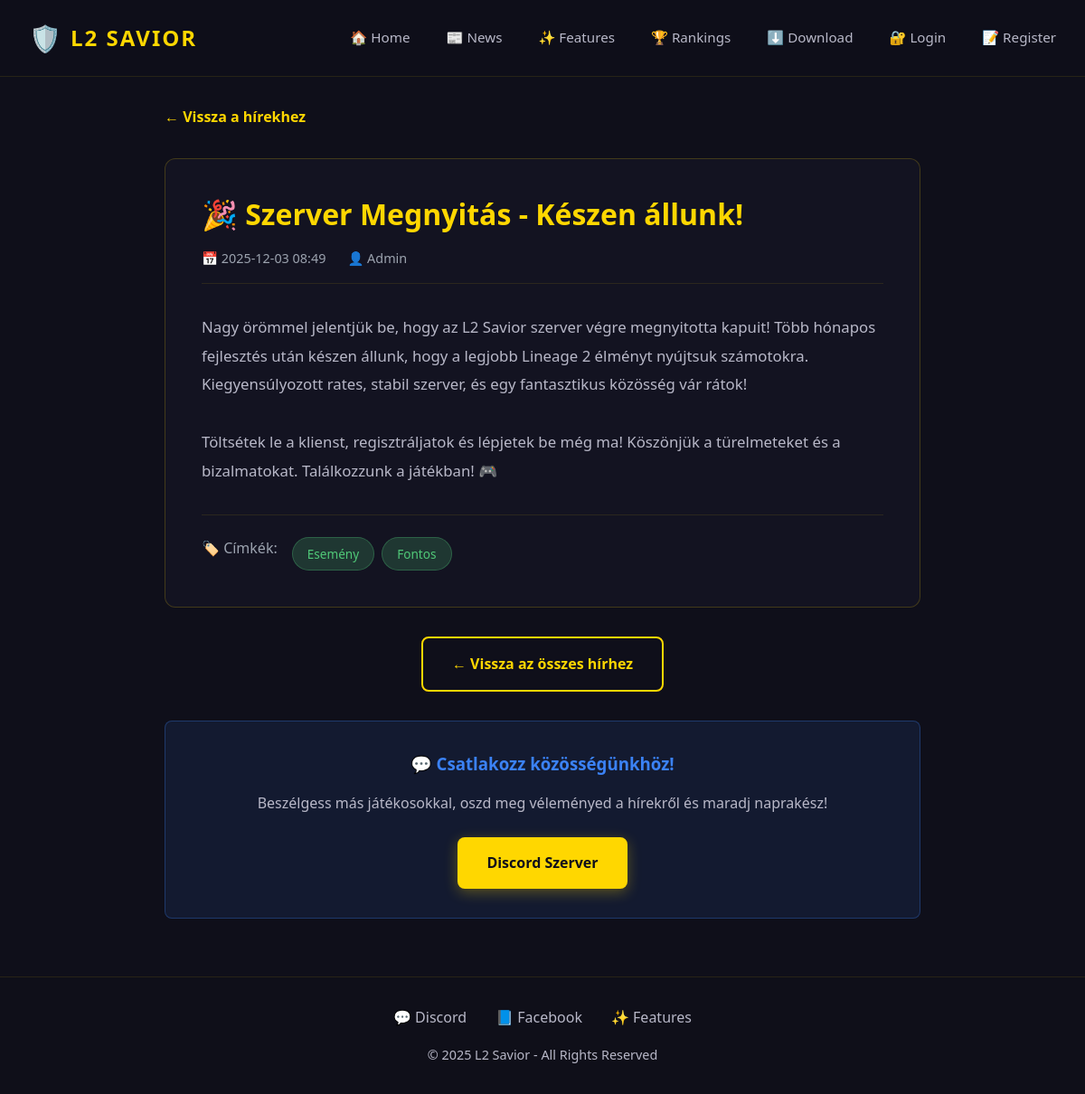
Screenshot of /news_view.php?id=1 with the database file from the repository.
### tables this page shows
CREATE TABLE IF NOT EXISTS `news` (
  `id` int(11) NOT NULL AUTO_INCREMENT,
  `title` varchar(255) NOT NULL,
  `content` text NOT NULL,
  `author` varchar(50) NOT NULL,
  `tags` varchar(255) DEFAULT NULL,
  `created_at` timestamp NOT NULL DEFAULT CURRENT_TIMESTAMP,
  `updated_at` timestamp NULL DEFAULT NULL ON UPDATE CURRENT_TIMESTAMP,
  `published` tinyint(1) NOT NULL DEFAULT '1',
  PRIMARY KEY (`id`)
);

### news_view.php (the view, shortened to what this page needs)
<?php
$newsId = $_GET['id'] ?? null;
try {
    $pdo = getDBConnection(DB_GS);
    $stmt = $pdo->prepare("SELECT * FROM news WHERE id = ? AND published = 1");
    $stmt->execute([$newsId]);
    $news = $stmt->fetch();
} catch (PDOException $e) {
    header('Location: news.php');
    exit;
}
include 'includes/header.php';
?>
<div class="news-view-container">
    <a href="news.php" class="back-button">← Vissza a hírekhez</a>
    <article class="news-article">
        <h1><?php echo htmlspecialchars($news['title']); ?></h1>
        <div class="news-meta">
            <span>📅 <?php echo date('Y-m-d H:i', strtotime($news['created_at'])); ?></span>
            <span>👤 <?php echo htmlspecialchars($news['author'] ?? 'Admin'); ?></span>
        </div>
        <div class="news-content">
            <?php echo nl2br(htmlspecialchars($news['content'])); ?>
        </div>
        <?php if (!empty($news['tags'])): ?>
            <div class="news-tags">
                <span style="color: #9ca3af; margin-right: 0.5rem;">🏷️ Címkék:</span>
                <?php
                $tags = explode(',', $news['tags']);
                foreach ($tags as $tag):
                ?>
                    <span class="news-tag"><?php echo htmlspecialchars(trim($tag)); ?></span>
                <?php endforeach; ?>
            </div>
        <?php endif; ?>
    </article>
    <div style="margin-top: 2rem; text-align: center;">
        <a href="news.php" class="btn btn-secondary">← Vissza az összes hírhez</a>
    </div>
    <div style="margin-top: 2rem; padding: 2rem; background: rgba(59, 130, 246, 0.1); border: 1px solid rgba(59, 130, 246, 0.3); border-radius: 8px; text-align: center;">
        <h3 style="color: #3b82f6; margin-bottom: 1rem;">💬 Csatlakozz közösségünkhöz!</h3>
        <p style="color: #b8b8c8; margin-bottom: 1.5rem;">
            Beszélgess más játékosokkal, oszd meg véleményed a hírekről és maradj naprakész!
        </p>
        <a href="https://discord.gg/yourdiscord" target="_blank" class="btn btn-primary">
            Discord Szerver
        </a>
    </div>
</div>
<?php include 'includes/footer.php'; ?>

### css/style.css (style rules this page uses)
* { margin: 0; padding: 0; box-sizing: border-box; }
body { font-family: 'Segoe UI', Tahoma, Geneva, Verdana, sans-serif; background: #0f0f1a; color: #b8b8c8; line-height: 1.6; min-height: 100vh; }
.btn { display: inline-flex; align-items: center; gap: 0.5rem; padding: 1rem 2rem; text-decoration: none; border-radius: 8px; font-weight: 600; font-size: 1rem; transition: all 0.3s; border: none; cursor: pointer; }
.btn-primary { background: #ffd700; color: #0f0f1a; box-shadow: 0 4px 15px rgba(255, 215, 0, 0.3); }
.btn-secondary { background: transparent; border: 2px solid #ffd700; color: #ffd700; }

### css/animations.css (style rules this page uses)
html { scroll-behavior: smooth; }
.btn { transition: all 0.3s ease; position: relative; overflow: hidden; }
.btn::before { content: ''; position: absolute; top: 50%; left: 50%; width: 0; height: 0; border-radius: 50%; background: rgba(255, 255, 255, 0.1); transform: translate(-50%, -50%); transition: width 0.5s, height 0.5s; }

### news_view.php (style rules this page uses)
.news-view-container { max-width: 900px; margin: 2rem auto; padding: 0 2rem; }
.news-article { background: rgba(21, 21, 35, 0.8); border: 1px solid rgba(255, 215, 0, 0.2); border-radius: 12px; padding: 2.5rem; }
.news-article h1 { color: #ffd700; font-size: 2rem; margin-bottom: 1rem; line-height: 1.3; }
.news-meta { color: #9ca3af; font-size: 0.9rem; margin-bottom: 2rem; padding-bottom: 1rem; border-bottom: 1px solid rgba(255, 215, 0, 0.1); display: flex; gap: 1.5rem; flex-wrap: wrap; }
.news-meta span { display: inline-flex; align-items: center; gap: 0.4rem; }
.news-content { color: #b8b8c8; line-height: 1.9; font-size: 1.05rem; }
.news-tags { display: flex; gap: 0.5rem; flex-wrap: wrap; margin-top: 2rem; padding-top: 1.5rem; border-top: 1px solid rgba(255, 215, 0, 0.1); }
.news-tag { background: rgba(80, 200, 120, 0.2); color: #50c878; padding: 0.4rem 1rem; border-radius: 20px; font-size: 0.85rem; border: 1px solid rgba(80, 200, 120, 0.3); }
.back-button { display: inline-block; margin-bottom: 2rem; color: #ffd700; text-decoration: none; font-weight: 600; transition: color 0.3s; }

### rows the page displays
news: title "🎉 Szerver Megnyitás - Készen állunk!", created_at "2025-12-03 08:49", author "Admin", content "Nagy örömmel jelentjük be, hogy az L2 Savior szerver végre megnyitotta kapuit! Több hónapos fejlesztés után készen állunk, hogy a legjobb Lineage 2 élményt nyújtsuk számotokra. Kiegyensúlyozott rates, stabil szerver, és egy fantasztikus közösség vár rátok! Töltsétek le a klienst, regisztráljatok és lépjetek be még ma! Köszönjük a türelmeteket és a bizalmatokat. Találkozzunk a játékban! 🎮", tags "Esemény", tags "Fontos"
